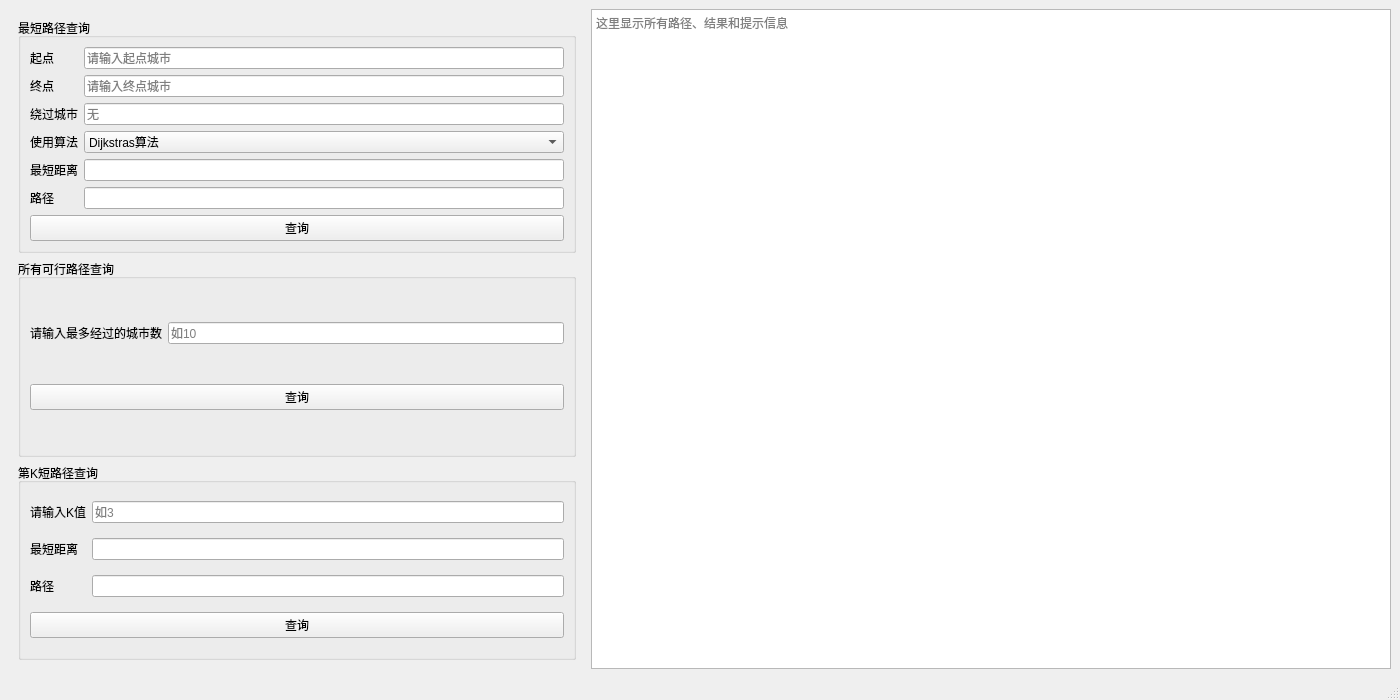
<?xml version="1.0" encoding="UTF-8"?>
<ui version="4.0">
 <class>MainWindow</class>
 <widget class="QMainWindow" name="MainWindow">
  <property name="geometry">
   <rect>
    <x>0</x>
    <y>0</y>
    <width>1400</width>
    <height>700</height>
   </rect>
  </property>
  <property name="windowTitle">
   <string>智能交通咨询系统 - 增强版</string>
  </property>
  <widget class="QWidget" name="centralwidget">
   <layout class="QHBoxLayout" name="mainLayout">
    <item>
     <widget class="QWidget" name="inputPanel">
      <layout class="QVBoxLayout" name="inputLayout">
       <item>
        <widget class="QGroupBox" name="groupBox_shortest">
         <property name="title">
          <string>最短路径查询</string>
         </property>
         <layout class="QGridLayout" name="gridLayout_shortest">
          <item row="0" column="0">
           <widget class="QLabel" name="label_start">
            <property name="text">
             <string>起点</string>
            </property>
           </widget>
          </item>
          <item row="0" column="1">
           <widget class="QLineEdit" name="startcity">
            <property name="placeholderText">
             <string>请输入起点城市</string>
            </property>
           </widget>
          </item>
          <item row="1" column="0">
           <widget class="QLabel" name="label_end">
            <property name="text">
             <string>终点</string>
            </property>
           </widget>
          </item>
          <item row="1" column="1">
           <widget class="QLineEdit" name="endcity">
            <property name="placeholderText">
             <string>请输入终点城市</string>
            </property>
           </widget>
          </item>
          <item row="2" column="0">
           <widget class="QLabel" name="label_pass">
            <property name="text">
             <string>绕过城市</string>
            </property>
           </widget>
          </item>
          <item row="2" column="1">
           <widget class="QLineEdit" name="passcity">
            <property name="placeholderText">
             <string>无</string>
            </property>
           </widget>
          </item>
          <item row="3" column="0">
           <widget class="QLabel" name="label_algo">
            <property name="text">
             <string>使用算法</string>
            </property>
           </widget>
          </item>
          <item row="3" column="1">
           <widget class="QComboBox" name="comboBox">
            <item>
             <property name="text">
              <string>Dijkstras算法</string>
             </property>
            </item>
            <item>
             <property name="text">
              <string>Fload算法</string>
             </property>
            </item>
           </widget>
          </item>
          <item row="4" column="0">
           <widget class="QLabel" name="label_shortest">
            <property name="text">
             <string>最短距离</string>
            </property>
           </widget>
          </item>
          <item row="4" column="1">
           <widget class="QLineEdit" name="shortest"/>
          </item>
          <item row="5" column="0">
           <widget class="QLabel" name="label_path">
            <property name="text">
             <string>路径</string>
            </property>
           </widget>
          </item>
          <item row="5" column="1">
           <widget class="QLineEdit" name="path"/>
          </item>
          <item row="6" column="0" colspan="2">
           <widget class="QPushButton" name="search">
            <property name="text">
             <string>查询</string>
            </property>
           </widget>
          </item>
         </layout>
        </widget>
       </item>
       <item>
        <widget class="QGroupBox" name="groupBox_allpaths">
         <property name="title">
          <string>所有可行路径查询</string>
         </property>
         <layout class="QGridLayout" name="gridLayout_allpaths">
          <item row="0" column="0">
           <widget class="QLabel" name="label_cityn">
            <property name="text">
             <string>请输入最多经过的城市数</string>
            </property>
           </widget>
          </item>
          <item row="0" column="1">
           <widget class="QLineEdit" name="cityn">
            <property name="placeholderText">
             <string>如10</string>
            </property>
           </widget>
          </item>
          <item row="1" column="0" colspan="2">
           <widget class="QPushButton" name="searchn">
            <property name="text">
             <string>查询</string>
            </property>
           </widget>
          </item>
         </layout>
        </widget>
       </item>
       <item>
        <widget class="QGroupBox" name="groupBox_kpath">
         <property name="title">
          <string>第K短路径查询</string>
         </property>
         <layout class="QGridLayout" name="gridLayout_kpath">
          <item row="0" column="0">
           <widget class="QLabel" name="label_kvalue">
            <property name="text">
             <string>请输入K值</string>
            </property>
           </widget>
          </item>
          <item row="0" column="1">
           <widget class="QLineEdit" name="kvalue">
            <property name="placeholderText">
             <string>如3</string>
            </property>
           </widget>
          </item>
          <item row="1" column="0">
           <widget class="QLabel" name="label_kshortest">
            <property name="text">
             <string>最短距离</string>
            </property>
           </widget>
          </item>
          <item row="1" column="1">
           <widget class="QLineEdit" name="kshortest"/>
          </item>
          <item row="2" column="0">
           <widget class="QLabel" name="label_kpath">
            <property name="text">
             <string>路径</string>
            </property>
           </widget>
          </item>
          <item row="2" column="1">
           <widget class="QLineEdit" name="kpath"/>
          </item>
          <item row="3" column="0" colspan="2">
           <widget class="QPushButton" name="pushButton_3">
            <property name="text">
             <string>查询</string>
            </property>
           </widget>
          </item>
         </layout>
        </widget>
       </item>
      </layout>
     </widget>
    </item>
    <item>
     <widget class="QTextEdit" name="textEdit">
      <property name="minimumSize">
       <size>
        <width>800</width>
        <height>600</height>
       </size>
      </property>
      <property name="placeholderText">
       <string>这里显示所有路径、结果和提示信息</string>
      </property>
     </widget>
    </item>
   </layout>
  </widget>
  <widget class="QMenuBar" name="menubar">
   <property name="geometry">
    <rect>
     <x>0</x>
     <y>0</y>
     <width>1400</width>
     <height>18</height>
    </rect>
   </property>
  </widget>
  <widget class="QStatusBar" name="statusbar"/>
 </widget>
 <resources/>
 <connections/>
</ui>
